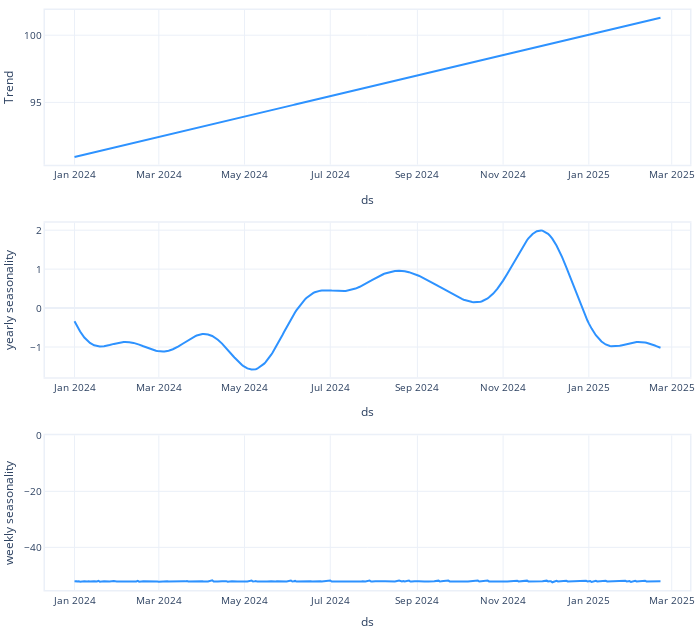

Notebook source saved alongside this figure:
### Code cell
model.plot_components(forecast)

### Figure 1 — Plotly figure (JSON) as saved in the notebook; plotly's stock layout.template omitted (floating-point values rounded to 4 significant figures; data arrays with more than 128 entries replaced by an {"elided": "..."} marker saying what was removed)
{"data": [{"line": {"color": "#2d92ff", "width": 2}, "mode": "lines", "name": "Trend", "showlegend": false, "type": "scatter", "x": {"elided": "300 str values"}, "xaxis": "x", "y": {"elided": "300 float values"}, "yaxis": "y"}, {"line": {"color": "#2d92ff", "width": 2}, "mode": "lines", "name": "yearly seasonality", "showlegend": false, "type": "scatter", "x": {"elided": "300 str values"}, "xaxis": "x2", "y": {"elided": "300 float values"}, "yaxis": "y2"}, {"line": {"color": "#2d92ff", "width": 2}, "mode": "lines", "name": "weekly seasonality", "showlegend": false, "type": "scatter", "x": {"elided": "300 str values"}, "xaxis": "x3", "y": {"elided": "300 float values"}, "yaxis": "y3"}], "layout": {"autosize": true, "font": {"size": 10}, "height": 630, "hovermode": "x unified", "legend": {"traceorder": "reversed", "y": 0.1}, "margin": {"b": 0, "l": 0, "pad": 0, "r": 10, "t": 10}, "title": {"font": {"size": 12}}, "width": 700, "xaxis": {"anchor": "y", "domain": [0, 1], "linewidth": 1.5, "mirror": true, "range": ["2023-12-11T00:00:00", "2025-03-14T00:00:00"], "showline": true, "title": {"text": "ds"}, "type": "date"}, "xaxis2": {"anchor": "y2", "domain": [0, 1], "linewidth": 1.5, "mirror": true, "range": ["2023-12-11T00:00:00", "2025-03-14T00:00:00"], "showline": true, "title": {"text": "ds"}, "type": "date"}, "xaxis3": {"anchor": "y3", "domain": [0, 1], "linewidth": 1.5, "mirror": true, "range": ["2023-12-11T00:00:00", "2025-03-14T00:00:00"], "showline": true, "title": {"text": "ds"}, "type": "date"}, "yaxis": {"anchor": "x", "domain": [0.7333, 1], "linewidth": 1.5, "mirror": true, "rangemode": "normal", "showline": true, "title": {"text": "Trend"}}, "yaxis2": {"anchor": "x2", "domain": [0.3667, 0.6333], "linewidth": 1.5, "mirror": true, "rangemode": "tozero", "showline": true, "title": {"text": "yearly seasonality"}}, "yaxis3": {"anchor": "x3", "domain": [0, 0.2667], "linewidth": 1.5, "mirror": true, "rangemode": "tozero", "showline": true, "title": {"text": "weekly seasonality"}}}}
